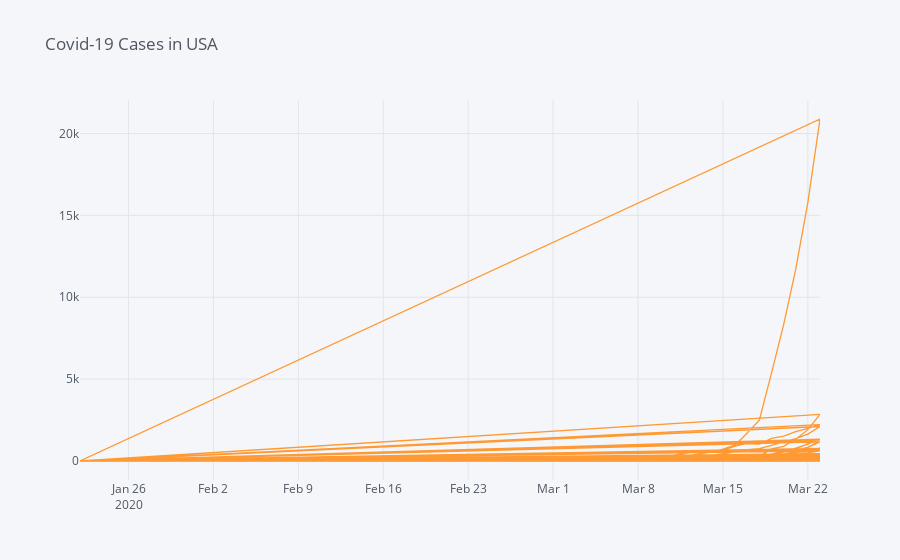

Notebook code cell kept with this figure:
### Code cell
usa = df.loc[df['Country/Region'] == 'US']
usa_covid=usa[["Date","ConfirmedCases","Fatalities"]]
usa_covid.iplot(kind='line',x="Date",y="ConfirmedCases",title="Covid-19 Cases in USA")
usa_covid.iplot(kind='line',x="Date",y="Fatalities",title="Covid-19 Deaths in USA")

### Figure 1 — Plotly figure (JSON) as saved in the notebook; plotly's stock layout.template omitted (floating-point values rounded to 4 significant figures; data arrays with more than 128 entries replaced by an {"elided": "..."} marker saying what was removed)
{"data": [{"line": {"color": "rgba(255, 153, 51, 1.0)", "dash": "solid", "shape": "linear", "width": 1.3}, "mode": "lines", "name": "ConfirmedCases", "text": "", "type": "scatter", "x": {"elided": "3596 str values"}, "y": {"elided": "3596 int values"}}], "layout": {"legend": {"bgcolor": "#F5F6F9", "font": {"color": "#4D5663"}}, "paper_bgcolor": "#F5F6F9", "plot_bgcolor": "#F5F6F9", "title": {"font": {"color": "#4D5663"}, "text": "Covid-19 Cases in USA"}, "xaxis": {"gridcolor": "#E1E5ED", "showgrid": true, "tickfont": {"color": "#4D5663"}, "title": {"font": {"color": "#4D5663"}, "text": ""}, "zerolinecolor": "#E1E5ED"}, "yaxis": {"gridcolor": "#E1E5ED", "showgrid": true, "tickfont": {"color": "#4D5663"}, "title": {"font": {"color": "#4D5663"}, "text": ""}, "zerolinecolor": "#E1E5ED"}}}
